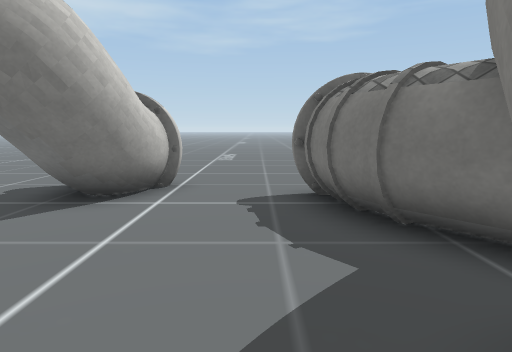
[1] (above)

18 first-person views from a walk through a Unity game level. The camera is 1.2 m above the floor, tilts 8° down and sees 75° across. The floor is counted in squares, 1 m on a side. Each view is taken from the middle of a square. On the plan, view 1 faces up. The plan holds only what a view shows up to about 14 squares ahead; the rest is blank. The place goes on beyond the plan. Some surface patterns are stand-ins.

[2]
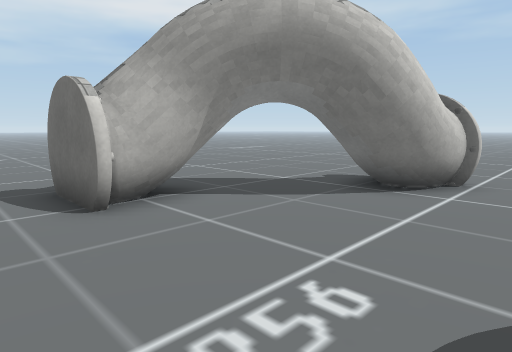

[3]
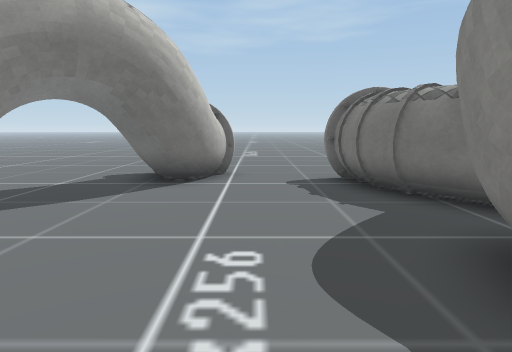

[4]
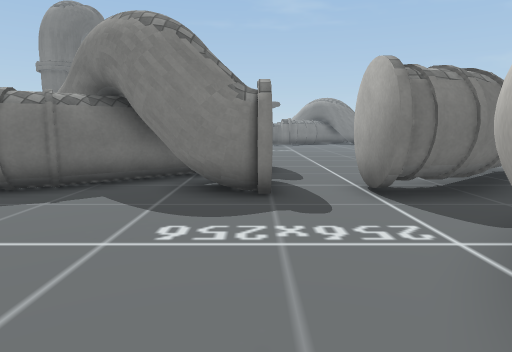

[5]
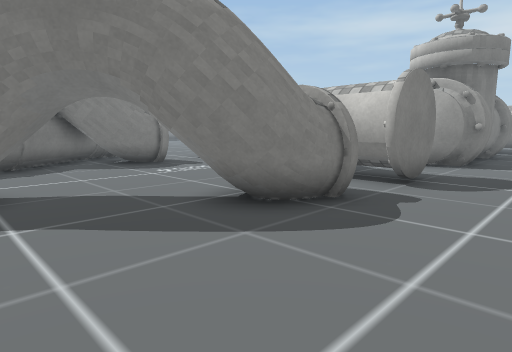

[6]
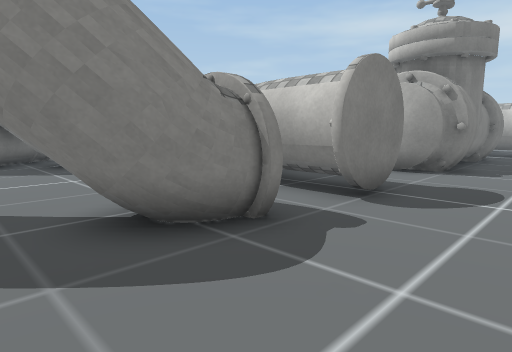

[7]
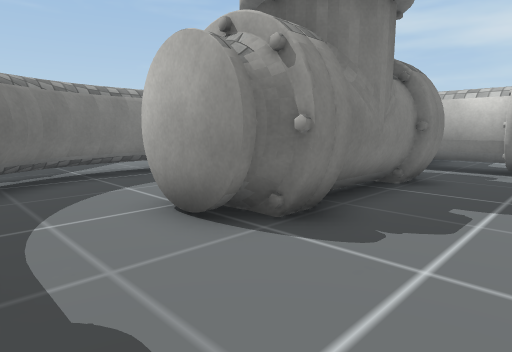

[8]
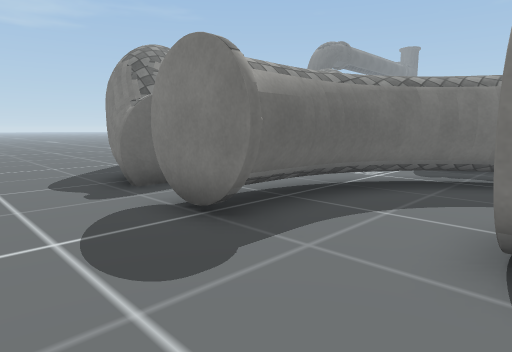

[9]
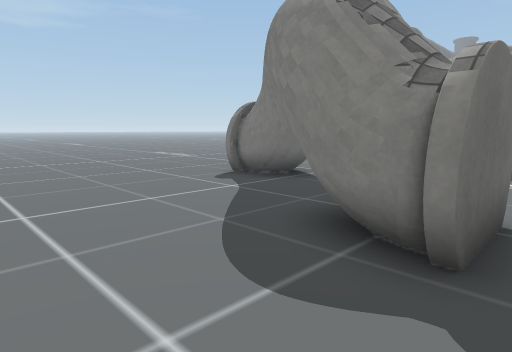

[10]
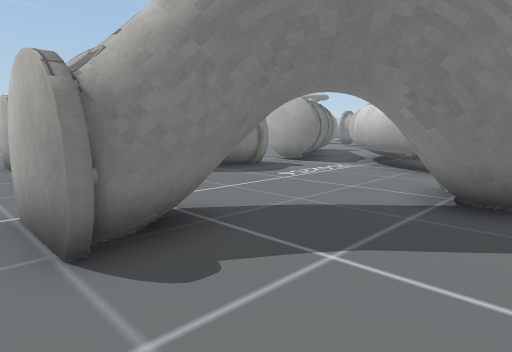

[11]
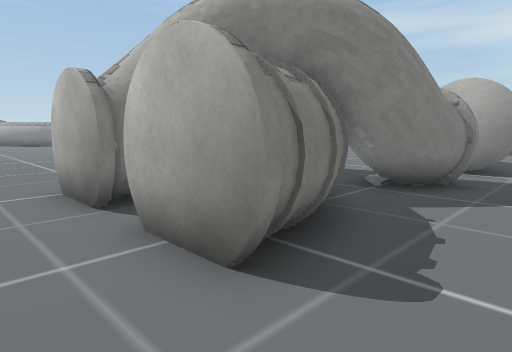

[12]
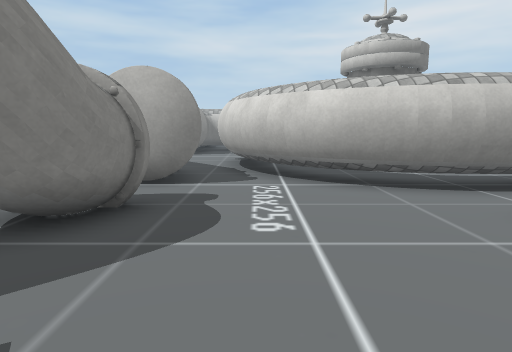

[13]
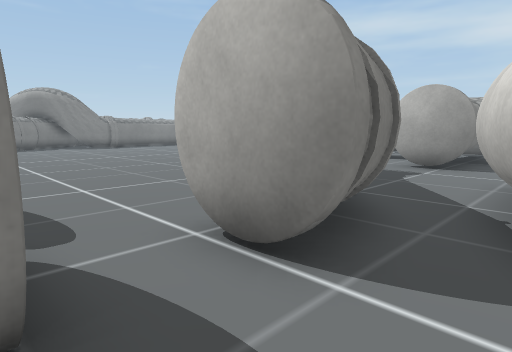

[14]
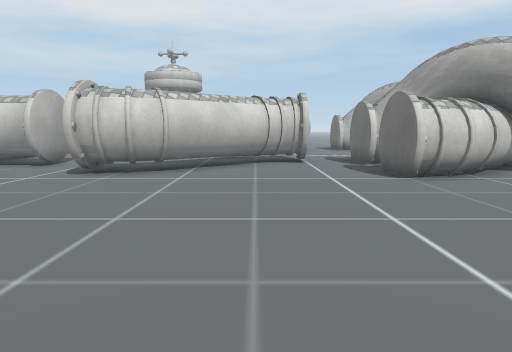

[15]
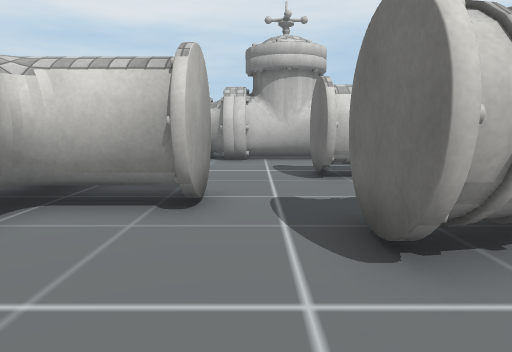

[16]
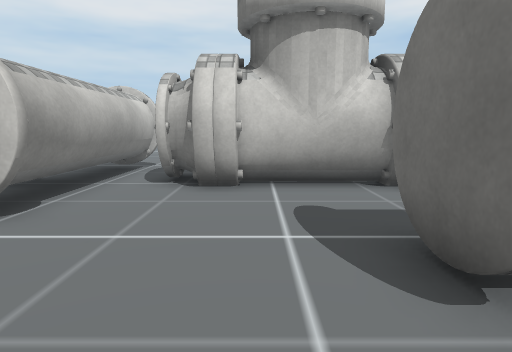

[17]
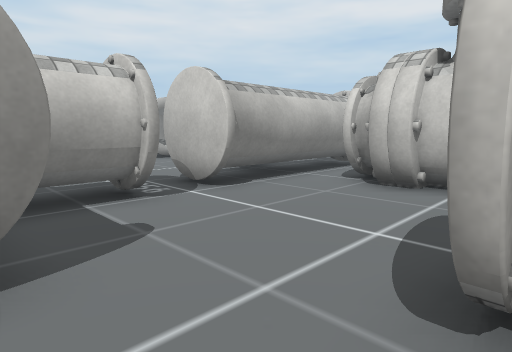

[18]
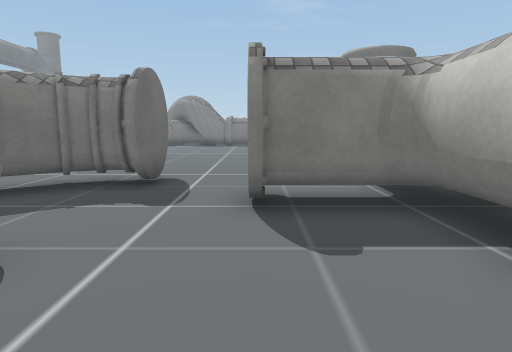

### Floor plan
Key: @ floor where view 1 was taken; # wall or solid block; . floor; T thing the floor can be seen under or through; O other object.
Columns run from 10 left of view 1 to 16 right of it. Each row starts with its distance up from view 1.
  8 ..............
  7 ......OOO............
  6 ......OOO..OOOOOO..........
  5  .....OOO..OOOO     .......
  4 .....##O...OOOO
  3 ....OO......OOOO
  2 ...OOO.....OOOOO..
  1 ...OOO.....O#OOOO..
  0 ..........@OOOOOO...
 -1  ..TTTT...............
 -2 ...T  TTT..OO...........
 -3 ...TTTTTTTOOOO............
 -4 .......TTTTOOO............
 -5 ........T T OOO..........
 -6 ...OOO..TTT. OOO........
 -7 ..OO O..TT ..OOO.......
 -8  ..###..TTT...OOO.....
 -9  ..###.......OOO......
-10  ..O O................
-11  .OO O.....OOOO......
-12  .. OO......OO...
-13  OOOOOOOOOOOOOO
-14  OOOOOOOOOOOOO
-15  O      O          O
-16        ..          O
-17        .

Where each view was taken, in squares from view 1:
view 1: 0 up, 0 right, facing up
view 2: 1 down, 0 right, facing up-left
view 3: 2 down, 1 left, facing up
view 4: 0 up, 5 left, facing right
view 5: 6 up, 10 left, facing down-right
view 6: 4 up, 10 left, facing down-right
view 7: 3 down, 10 left, facing down-right
view 8: 6 down, 10 left, facing up-right
view 9: 0 up, 10 left, facing up-right
view 10: 8 up, 7 left, facing down-right
view 11: 8 up, 1 left, facing down-right
view 12: 5 up, 1 left, facing down
view 13: 0 up, 1 left, facing down-right
view 14: 4 down, 14 right, facing left
view 15: 10 down, 8 right, facing left
view 16: 10 down, 2 right, facing left
view 17: 8 down, 2 right, facing down-left
view 18: 11 down, 3 left, facing right
